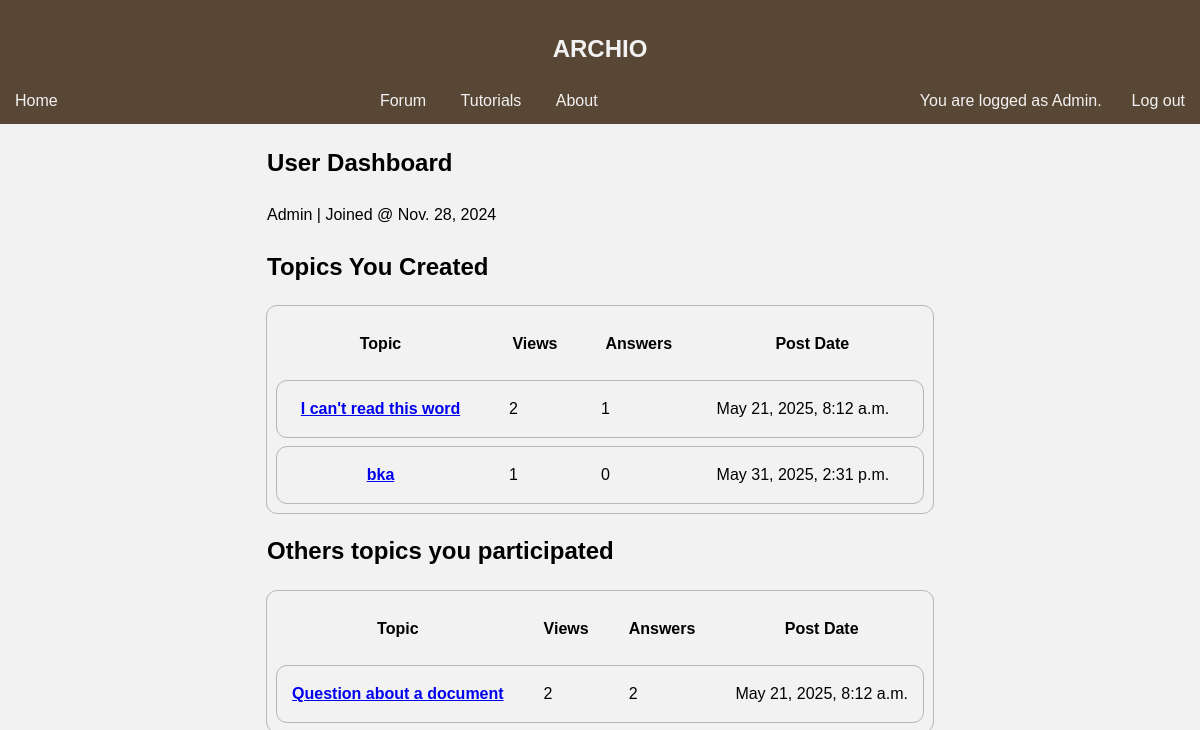
Screenshot of /user-dashboard/ (signed in) with the database file from the repository.
### authentication/models.py (models this page shows)
class User(AbstractUser):
    completed_tasks = models.IntegerField(default=0)

### forum/models.py (models this page shows, shortened)
class Topic(models.Model):
    author = models.ForeignKey(User, on_delete=models.CASCADE, null=True)
    title = models.CharField(max_length=200, null=True)
    description = models.TextField(max_length=500, null=True)
    date_created = models.DateTimeField(auto_now_add=True, null=True)
    related_document = models.ForeignKey(Document, on_delete=models.CASCADE, null=True,blank=True)
    related_rectangle = models.ForeignKey(Rectangle, on_delete=models.CASCADE, null=True,blank=True)
    @property
    def answer_count(self):
        return Answer.objects.filter(user_post=self).count()
    @property
    def topic_view_count(self):
        return TopicView.objects.filter(user_post=self).count()

### forum/views.py (the view)
# urls.py: path('user-dashboard/', views.userDashboard, name='user-dashboard'),
@login_required(login_url='login')
def userDashboard(request):
    topic_posted = Topic.objects.filter(author=request.user)
    topic_count = topic_posted.count()
    ans = Answer.objects.filter(user=request.user)
    topic_ans=[]
    for i in ans:
        if(i.user_post.author != request.user):
            topic_ans.append(i.user_post)
    context = {
        'topic_posted':topic_posted,
        'ans_posted':topic_ans,
        'topic_count':topic_count,
        'ans_count':len(topic_ans),
    }
    return render(request, 'user-dashboard.html', context)

### forum/templates/user-dashboard.html
{% extends "base.html" %}
{% load static %}
{% block content %}
    <div style="margin:auto;margin-bottom: 20px">
        <h2>User Dashboard</h2>
        <p>{{ user.username }} | Joined @ {{ user.date_joined|date }}</p>
        <div>
            {% if topic_count > 0 %}
                <h2>Topics You Created</h2>
                <table class="forum-table">
                    <thead>
                    <tr>
                        <th>Topic</th>
                        <th>Views</th>
                        <th>Answers</th>
                        <th>Post Date</th>
                    </tr>
                    </thead>
                    <tbody>
                    {% for post in topic_posted %}
                        <tr style="outline: thin solid #b6b6b6; border-radius: 10px;border-spacing: 30px;">
                            <th>
                                <a href="{% url 'topic-detail' post.id %}">{{ post.title|truncatechars:30 }}</a>
                            </th>
                            <td>{{ post.topic_view_count }}</td>
                            <td>{{ post.answer_count }}</td>
                            <td>{{ post.date_created }}</td>
                        </tr>
                    {% endfor %}
                    </tbody>
                </table>
            {% else %}
                <h2>You didn't post a topic yet!</h2>
            {% endif %}
        </div>
        <div>
            {% if ans_count > 0 %}
                <h2>Others topics you participated</h2>
                <table class="forum-table">
                    <thead>
                    <tr>
                        <th>Topic</th>
                        <th>Views</th>
                        <th>Answers</th>
                        <th>Post Date</th>
                    </tr>
                    </thead>
                    <tbody>
                    {% for ans in ans_posted %}
                        <tr style="outline: thin solid #b6b6b6; border-radius: 10px;border-spacing: 30px;">
                            <th>
                                <a href="{% url 'topic-detail' ans.id %}">{{ ans.title|truncatechars:30 }}</a>
                            </th>
                            <td>{{ ans.topic_view_count }}</td>
                            <td>{{ ans.answer_count }}</td>
                            <td>{{ ans.date_created }}</td>
                        </tr>
                    {% endfor %}
                    </tbody>
                </table>
            {% else %}
                <h2>You didn't answer in another topic yet!</h2>
            {% endif %}
        </div>
    </div>
{% endblock content %}

### templates/header.html (shortened to what this page needs)
{% block content %}
    <header>
        <h2>ARCHIO</h2>
        <nav>
            <a style="float:left" href="/">Home</a>
            <a href={% url 'forum' %}>Forum</a>
            <a href={% url 'help' %}>Tutorials</a>
            <a href={% url 'about' %}>About</a>
            {%if user.is_authenticated %}
                <a style="float: right" href="{% url 'logout' %}">Log out</a>
                <a style="float: right">You are logged as {{ request.user }}.</a>
            {% endif %}
        </nav>
    </header>
{% endblock %}

### static/crowdsourcing/styles.css (style rules this page uses)
body { font-family: Arial, sans-serif; background-color: #F2F2F2; line-height: 1.6; margin: 0; padding: 0; }
header { background-color: #594736; color: #F2F2F2; padding: 10px 0; text-align: center; }
nav a { color: #F2F2F2; margin: 0 15px; text-decoration: none; }
.forum-table { width:100%; outline: thin solid #b6b6b6; border-radius: 10px;border-spacing: 10px; }
td, th { padding: 15px }

### rows the page displays
User: user "Admin", username "Admin", date_joined "Nov. 28, 2024"
Topic: title "I can't read this word", topic_view_count "2", answer_count "1", date_created "May 21, 2025, 8:12 a.m."
Topic: title "bka", topic_view_count "1", answer_count "0", date_created "May 31, 2025, 2:31 p.m."
Topic: title "Question about a document", topic_view_count "2", answer_count "2", date_created "May 21, 2025, 8:12 a.m."
